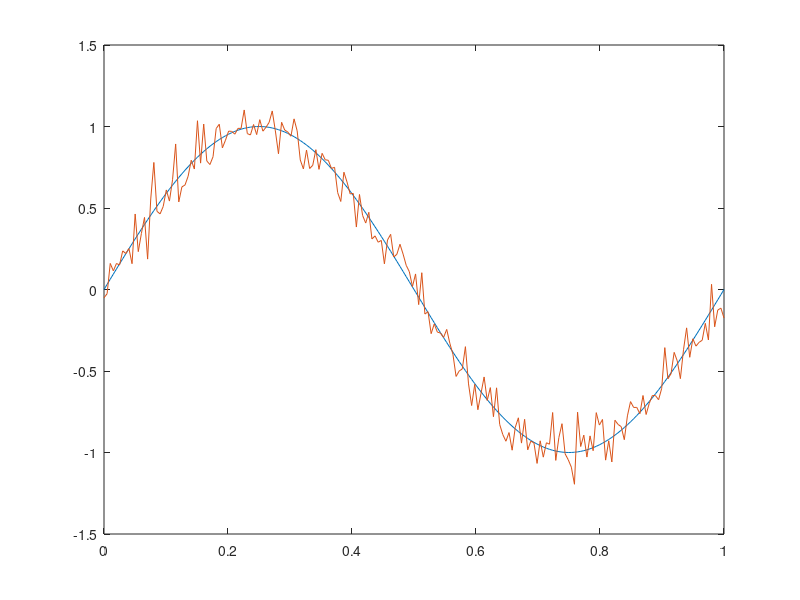

Reproduce this figure in MATLAB.

%% ==================== Question 1.1 ====================%%
N=200;
X = (0:N-1)/(N-1);

Wn = 0 + 0.1*randn(1,N);

f_x = sin(2*pi*X);
D = f_x+Wn;
 figure;
 plot(X,f_x,X,D);
 %plot(X,D);
 
% fprintf('\nProgram paused. Press enter to continue.\n');
% pause;
%% ==================== Question 1.2 ====================%%





